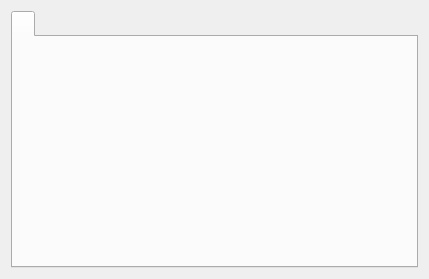
<ui version="4.0" >
 <class>InfoProxyBase</class>
 <widget class="QWidget" name="InfoProxyBase" >
  <property name="geometry" >
   <rect>
    <x>0</x>
    <y>0</y>
    <width>429</width>
    <height>279</height>
   </rect>
  </property>
  <property name="windowTitle" >
   <string>Form1</string>
  </property>
  <layout class="QVBoxLayout" >
   <property name="margin" >
    <number>11</number>
   </property>
   <property name="spacing" >
    <number>6</number>
   </property>
   <item>
    <widget class="QTabWidget" name="tabInfo" >
     <widget class="QWidget" name="tab" >
      <attribute name="title" >
       <string/>
      </attribute>
     </widget>
    </widget>
   </item>
  </layout>
 </widget>
 <resources/>
 <connections/>
</ui>
